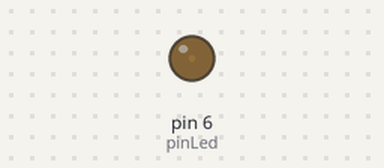
This sketch was run on a simulated Arduino Uno, built with avr-gcc and run on an emulated ATmega328P. On the bench: output pins drawn as LEDs (lit = HIGH).

Above: at 0.05 s.
At 1.15 s:
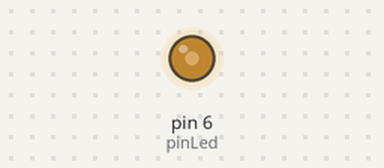
At 2.3 s:
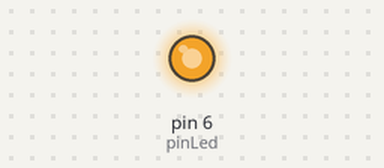
At 4.6 s:
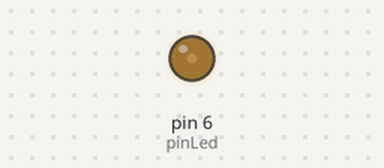
Timing chart, 0 to 6.7 s (numbered marks = the images above):
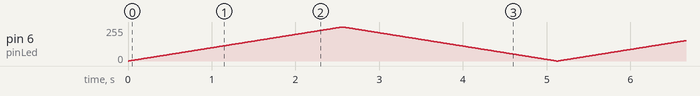

The sketch:

cyclicLight.ino
```cpp
int pinLed = 6;

void setup(){
    pinMode(pinLed, OUTPUT); //in pinLed there is the output
}

void loop(){

    for(int i = 0; i <= 255; i++){ //255 maximum value
    analogWrite(pinLed,i); //write the value on pinLed(switch on)
    delay(10);
    }

    for(int i = 255; i >= 0 ; i--){ //255 maximum value
    analogWrite(pinLed,i); //write the value on pinLed(switch off)
    delay(10);
    }
}
```
